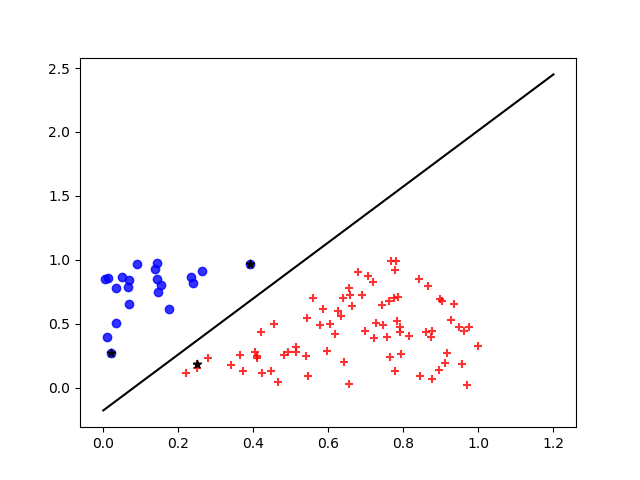

Recreate this plot in Python.
import numpy as np
import pandas as pd
from cvxopt import matrix, solvers
from matplotlib import pyplot as plt
np.random.seed(0)
Input_file = pd.read_csv('linsep.txt', skipinitialspace=True, header=None, sep=',')
cols = ["x1", "x2", "label"]
Input_file.columns = cols
Input_data = Input_file[["x1", "x2"]]
Input_data = np.array(Input_data)
length = len(Input_data)
labels = Input_file[["label"]]
labels= np.array(labels)
length_labels = len(labels)




#   Create Q matrix
Q = np.zeros(shape=(len(Input_data), len(Input_data)))
for n in range(len(Input_file)):
    for m in range(len(Input_file)):
        lab_prod = Input_file["label"][n] * Input_file["label"][m]
        datapoint_prod = np.dot(np.transpose(Input_data[n]), Input_data[m])
        mnth_term = lab_prod * datapoint_prod
        Q[n,m] = (mnth_term)
P = matrix(Q)
q = np.ones(length) * -1.0
q = matrix(q)
b = 0.0
b = matrix(b)
G = np.diag(np.ones(length) * -1)
G = matrix(G)
h = np.zeros(length)
h = matrix(h)

labels = labels.astype(np.double)
A = matrix(labels, (1,100))

sol = solvers.qp(P, q, G, h, A, b)

sv = 0
ov = 0
above_threshold_indices = []
alphas = []
for i in range(100):
    if np.array(sol['x'])[i] > 1e-5:
        sv += 1
        above_threshold_indices.append(i)
        alphas.append(np.array(sol['x'][i]))
    else:
        ov += 1

alphas = np.transpose(np.asmatrix(alphas))
sv_datapt = []
sv_labels = []
for i in above_threshold_indices:
    sv_datapt.append(Input_data[i])
    sv_labels.append(labels[i])

print("Support Vectors:", sv_datapt)

weights2 = 0
for i in range(len(alphas)):
    temp3 = alphas[i] * sv_labels[i]
    temp4 = np.dot(temp3, (np.asmatrix(sv_datapt[i])))
    weights2 += temp4
print("Weights 2",weights2)

#   Calculating b with weights1 and dot product
i = np.random.randint(0,100)
datapt = Input_data[i]
label = labels[i]
b = label - (np.dot(datapt, np.transpose(weights2)))



#   Equation for SVM, using weights1 but can be edited also
print("Equation:", np.transpose(weights2), "*", "x", "+", b, "=1")

line_prod_st = (-weights2[0,0]) * (-0.4)
line_prod2_st = line_prod_st - b
linear_line_st = line_prod2_st / weights2[0,1]

line_prod_end = (-weights2[0,0]) * (1.0)
line_prod2_end = line_prod_end - b
linear_line_end = line_prod2_end / weights2[0,1]

st_x1 = - 0.4
st_x2 = linear_line_st
end_x1 = 1.0
end_x2 = linear_line_end


lx = np.zeros(shape=(2,1))
lx[0] = 0.0
lx[1] = 1.2

ly = np.zeros(shape=(2,1))

ly[0] = (((-weights2[0,0] * (-0.4)) - b) / weights2[0,1])
ly[1] = (((-weights2[0,0] * (1.0)) - b) / weights2[0,1])

#   Graphing data
x1_pos = Input_file["x1"][Input_file["label"] == 1]
x2_pos = Input_file["x2"][Input_file["label"] == 1]
x1_neg = Input_file["x1"][Input_file["label"] == -1]
x2_neg = Input_file["x2"][Input_file["label"] == -1]
plt.scatter(x1_pos,x2_pos,marker='+',c='red', alpha=0.8)
plt.scatter(x1_neg, x2_neg, marker='o', c='blue', alpha=0.8)
plt.scatter(Input_data[above_threshold_indices,0],Input_data[above_threshold_indices,1], marker='*',c='black',alpha=1.0)

plt.plot(lx,ly, "k")
plt.show()
